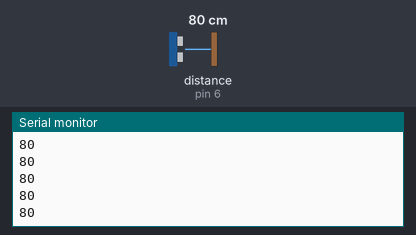
This sketch was run on a simulated Arduino Uno, built with avr-gcc and run on an emulated ATmega328P. Parts: the last lines printed to the serial monitor. Wiring (inferred from the names in the program): ultrasonic range finder: trigger pin 7; echo pin 6. The inputs (shaded band) are chosen by the test bench; at power-on: distance to the obstacle (sensor on pin 6) 80 cm. The echo pulse lasts 58.3 µs per cm.

Above: at 1.2 s.
1.3 s: distance to the obstacle (sensor on pin 6) set to 2 cm
At 1.59 s:
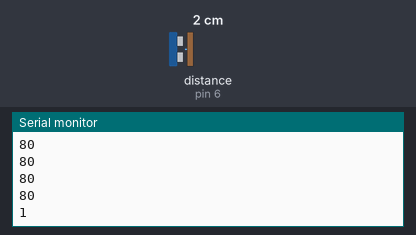
2.8 s: distance to the obstacle (sensor on pin 6) set to 4 cm
At 2.8 s:
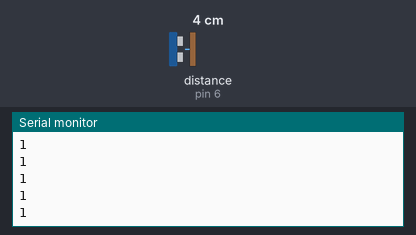
Timing chart, 0 to 5.8 s (numbered marks = the images above; inputs shaded):
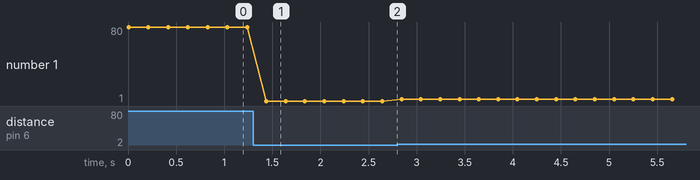

The sketch:

distance.ino
```cpp
// আলট্রাসনিক সেন্সর দিয়ে দূরত্ব মাপো (Distance)
// Trig ৭ নম্বর পিনে, Echo ৬ নম্বর পিনে, VCC 5V-তে, GND GND-তে লাগাও।

const int trigPin = 7;
const int echoPin = 6;

void setup() {
  pinMode(trigPin, OUTPUT);
  pinMode(echoPin, INPUT);
  Serial.begin(9600);
}

void loop() {
  digitalWrite(trigPin, LOW);
  delayMicroseconds(2);
  digitalWrite(trigPin, HIGH);          // ১০ মাইক্রোসেকেন্ডের শব্দ-সংকেত পাঠাও
  delayMicroseconds(10);
  digitalWrite(trigPin, LOW);

  long duration = pulseIn(echoPin, HIGH);   // প্রতিধ্বনি ফিরতে কত সময় লাগল
  long distance = duration / 58;            // সেন্টিমিটারে দূরত্ব

  Serial.println(distance);
  delay(200);
}
```

Measured:
- after the input at 1.3 s, the serial monitor: prints a new line after 0.14 s (image 1)
- plotted number 1: 80 → 1 after the input at 1.3 s, 1 → 3 after the input at 2.8 s
